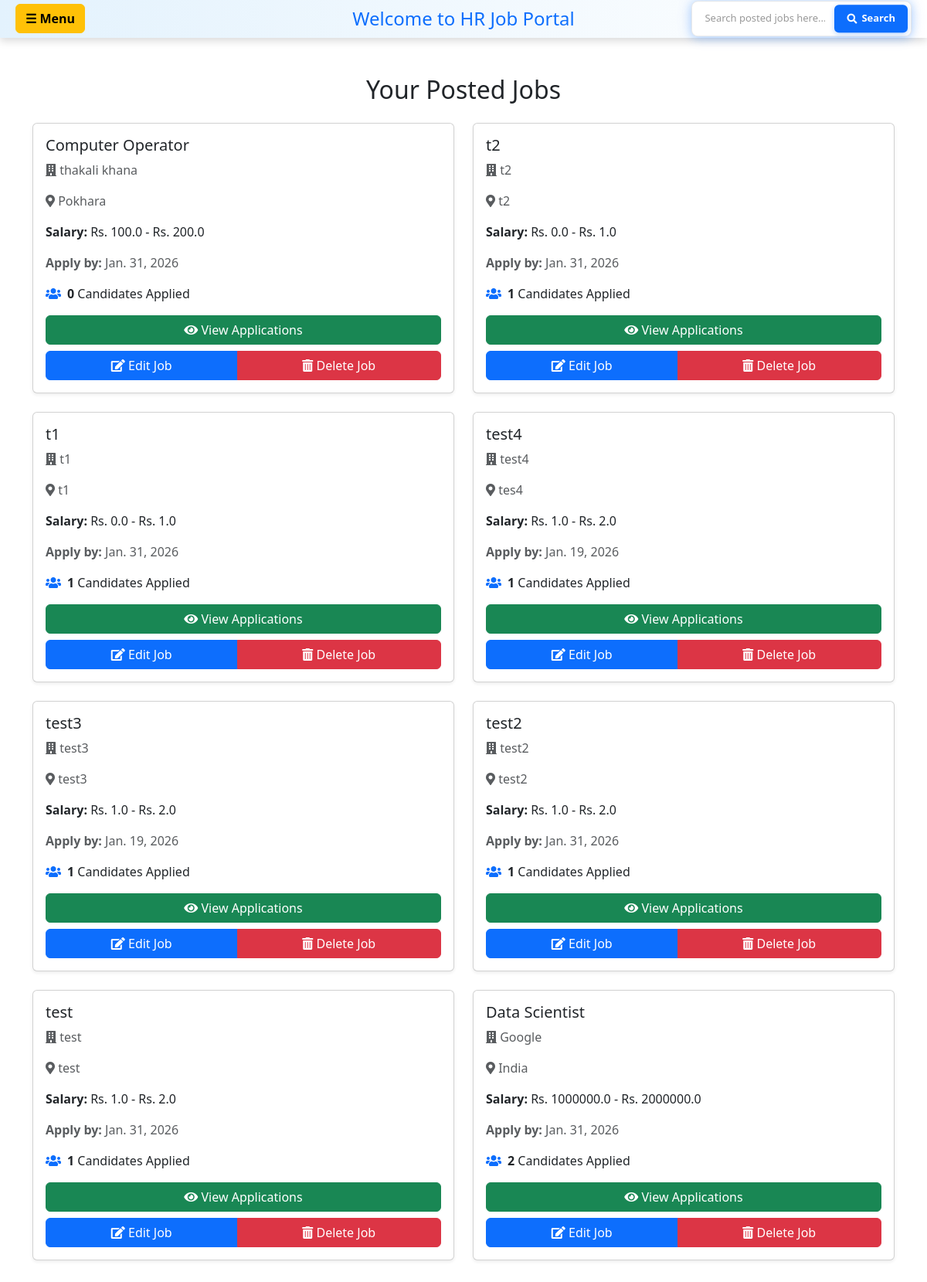
/hrdash/ (signed in), run on an earlier commit of the app's database.
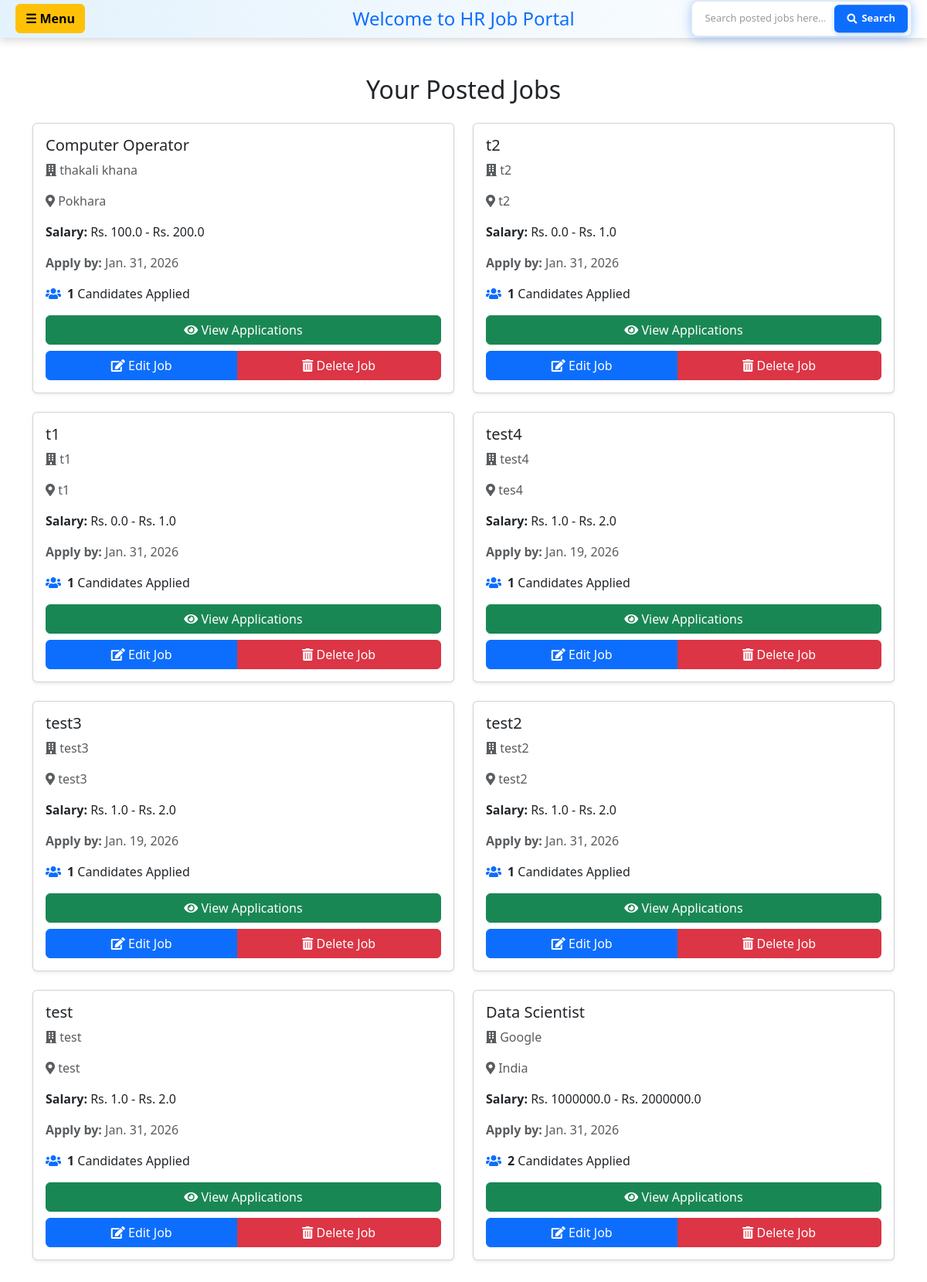
And on a later commit of the database.
### hr/models.py (models this page shows, shortened)
class JobPost(models.Model):
    user = models.ForeignKey(User, on_delete=models.CASCADE)
    title = models.CharField(max_length=200)
    address = models.CharField(max_length=200)
    CompanyName = models.CharField(max_length=200)
    salaryLow = models.FloatField(default=0, validators=[MinValueValidator(0)])
    salaryHigh = models.FloatField(default=0, validators=[MinValueValidator(0)])
    applycount = models.IntegerField(default=0)
    lastDateToApply = models.DateField()
    created_at = models.DateTimeField(auto_now_add=True, null=True)
    employment_type = models.CharField(
        max_length=20, choices=EMPLOYMENT_TYPE_CHOICES,
        default='full-time', null=True, blank=True
    )
    work_mode = models.CharField(
        max_length=20, choices=WORK_MODE_CHOICES,
        default='on-site', null=True, blank=True
    )
    required_experience = models.CharField(
        max_length=50,
        choices=EXPERIENCE_LEVEL_CHOICES,
        default='no-experience',
        help_text='Select required years of experience'
    )
    required_experience_custom = models.CharField(
        max_length=100,
        null=True,
        blank=True,
        help_text='Custom experience requirement (e.g., 1.5 years)'
    )
    required_education = models.CharField(
        max_length=50,
        choices=REQUIRED_EDUCATION_CHOICES,
        default='no-education',
        help_text='Select required education level'
    )
    required_skills = models.TextField(
        null=True,
        blank=True,
        help_text='Comma-separated skills (e.g., Python, SQL, Communication)'
    )

### hr/views.py (the view)
# urls.py: path("hrdash/", views.hrhome, name='hrdash'),
@login_required(login_url='login_user')
def hrhome(request):
    jobs = JobPost.objects.filter(user=request.user).order_by('-created_at')
    search_query = request.GET.get('search', '').strip()
    if search_query:
        jobs = jobs.filter(title__icontains=search_query)
    context = {
        'jobs': jobs,
        'search_query': search_query,
        'navbar_title': 'Welcome to HR Job Portal'  # Added navbar title for dashboard
    }
    return render(request, 'hr/hrdashboard.html', context)

### hr/templates/hr/hrdashboard.html (shortened to what this page needs)
<!doctype html>
<html lang="en">
  <head>
    <link href="https://cdn.jsdelivr.net/npm/bootstrap@5.3.8/dist/css/bootstrap.min.css" rel="stylesheet">
    <link rel="stylesheet" href="https://cdnjs.cloudflare.com/ajax/libs/font-awesome/5.15.3/css/all.min.css">
  </head>
  <body>
    {% include 'hr/navbar.html' %}
    <div class="container my-5">
      <h2 class="text-center mb-4">Your Posted Jobs</h2>
      {% if jobs %}
      <div class="row">
        {% for job in jobs %}
        <div class="col-md-6 mb-4">
          <div class="card shadow-sm h-100">
            <div class="card-body">
              <h5 class="card-title">{{ job.title }}</h5>
              <p class="card-text text-muted"><i class="fas fa-building"></i> {{ job.CompanyName }}</p>
              <p class="card-text text-muted"><i class="fas fa-map-marker-alt"></i> {{ job.address }}</p>
              <p class="card-text"><strong>Salary:</strong> Rs. {{ job.salaryLow }} - Rs. {{ job.salaryHigh }}</p>
              <p class="card-text text-muted"><strong>Apply by:</strong> {{ job.lastDateToApply }}</p>
              <div class="d-flex align-items-center mb-3">
                <i class="fas fa-users me-2 text-primary"></i>
                <span><strong>{{ job.applycount }}</strong> Candidates Applied</span>
              </div>
              <div class="d-grid gap-2">
                <a href="{% url 'candidate_details' job.id %}" class="btn btn-success">
                  <i class="fas fa-eye"></i> View Applications
                </a>
                <div class="btn-group" role="group">
                  <a href="{% url 'edit_job' job.id %}" class="btn btn-primary">
                    <i class="fas fa-edit"></i> Edit Job
                  </a>
                  <a href="{% url 'delete_job' job.id %}" class="btn btn-danger">
                    <i class="fas fa-trash-alt"></i> Delete Job
                  </a>
                </div>
              </div>
            </div>
          </div>
        </div>
        {% endfor %}
      </div>
      {% else %}
      <div class="alert alert-info text-center" role="alert">
        <h4>No jobs posted yet!</h4>
        <p>Start by posting your first job.</p>
        <a href="{% url 'postjob' %}" class="btn btn-primary">Post a Job</a>
      </div>
      {% endif %}
    </div>
  </body>
</html>

What changed in the data, as far as the page shows it:
changed JobPost "Computer Operator": applycount "0" → "1"
